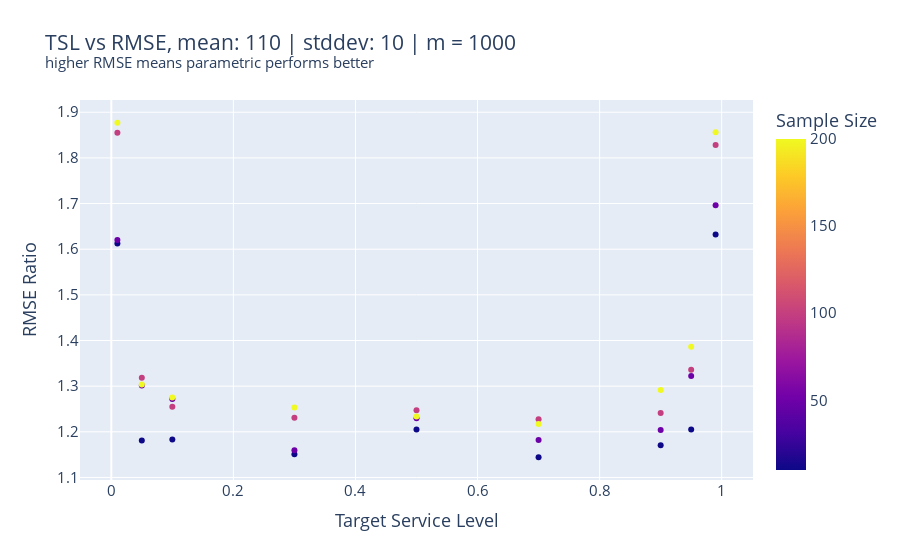
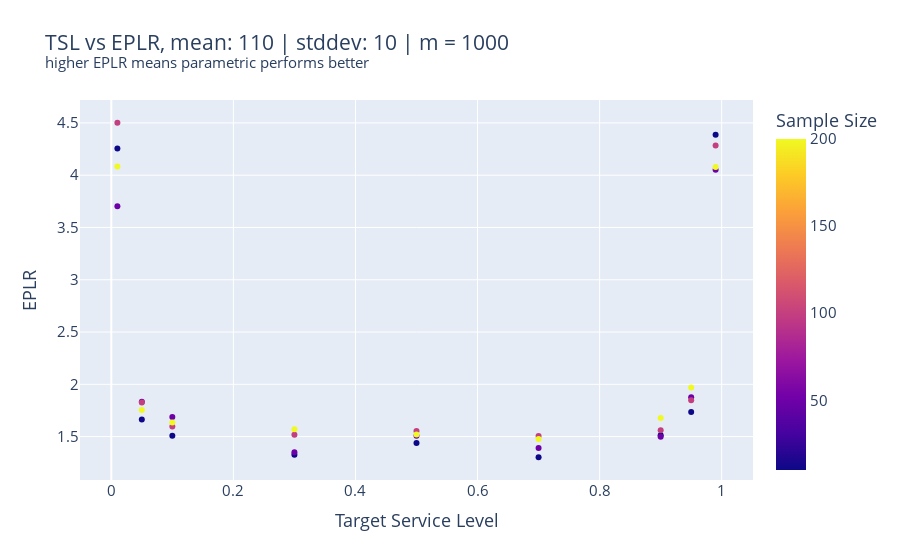

The notebook cell these images were saved under, in order:
### Code cell
fig = px.scatter(df, x='Target Service Level', y='RMSE Ratio', color="Sample Size", title="TSL vs RMSE, mean: {0} | stddev: {1} | m = {2}<br><sup>higher RMSE means parametric performs better</sup>".format(meanDemand, stdevDemand, numberOfMontecarloIterations))
fig.update_layout(font_size = 15)
#fig.write_image("Excercise part 3/RMSE-{0}-{1}.pdf".format(meanDemand, stdevDemand))
fig.show()

fig = px.scatter(df, x='Target Service Level', y='EPLR', color="Sample Size", title="TSL vs EPLR, mean: {0} | stddev: {1} | m = {2}<br><sup>higher EPLR means parametric performs better</sup>".format(meanDemand, stdevDemand, numberOfMontecarloIterations))
fig.update_layout(font_size = 15)
#fig.write_image("Excercise part 3/EPLR-{0}-{1}.pdf".format(meanDemand, stdevDemand))
fig.show()

### Figure 1 — Plotly figure (JSON) as saved in the notebook; plotly's stock layout.template omitted (floating-point values rounded to 4 significant figures)
{"data": [{"hovertemplate": "Target Service Level=%{x}<br>RMSE Ratio=%{y}<br>Sample Size=%{marker.color}<extra></extra>", "legendgroup": "", "marker": {"color": [10, 50, 100, 200, 10, 50, 100, 200, 10, 50, 100, 200, 10, 50, 100, 200, 10, 50, 100, 200, 10, 50, 100, 200, 10, 50, 100, 200, 10, 50, 100, 200, 10, 50, 100, 200], "coloraxis": "coloraxis", "symbol": "circle"}, "mode": "markers", "name": "", "orientation": "v", "showlegend": false, "type": "scatter", "x": [0.01, 0.01, 0.01, 0.01, 0.05, 0.05, 0.05, 0.05, 0.1, 0.1, 0.1, 0.1, 0.3, 0.3, 0.3, 0.3, 0.5, 0.5, 0.5, 0.5, 0.7, 0.7, 0.7, 0.7, 0.9, 0.9, 0.9, 0.9, 0.95, 0.95, 0.95, 0.95, 0.99, 0.99, 0.99, 0.99], "xaxis": "x", "y": [1.613, 1.62, 1.855, 1.877, 1.181, 1.301, 1.318, 1.303, 1.183, 1.272, 1.255, 1.275, 1.151, 1.16, 1.231, 1.253, 1.205, 1.23, 1.247, 1.233, 1.144, 1.182, 1.227, 1.217, 1.171, 1.204, 1.241, 1.292, 1.205, 1.322, 1.336, 1.386, 1.632, 1.696, 1.828, 1.856], "yaxis": "y"}], "layout": {"coloraxis": {"colorbar": {"title": {"text": "Sample Size"}}, "colorscale": [[0, "#0d0887"], [0.1111, "#46039f"], [0.2222, "#7201a8"], [0.3333, "#9c179e"], [0.4444, "#bd3786"], [0.5556, "#d8576b"], [0.6667, "#ed7953"], [0.7778, "#fb9f3a"], [0.8889, "#fdca26"], [1, "#f0f921"]]}, "font": {"size": 15}, "legend": {"tracegroupgap": 0}, "title": {"text": "TSL vs RMSE, mean: 110 | stddev: 10 | m = 1000<br><sup>higher RMSE means parametric performs better</sup>"}, "xaxis": {"anchor": "y", "domain": [0, 1], "title": {"text": "Target Service Level"}}, "yaxis": {"anchor": "x", "domain": [0, 1], "title": {"text": "RMSE Ratio"}}}}

### Figure 2 — Plotly figure (JSON) as saved in the notebook; plotly's stock layout.template omitted (floating-point values rounded to 4 significant figures)
{"data": [{"hovertemplate": "Target Service Level=%{x}<br>EPLR=%{y}<br>Sample Size=%{marker.color}<extra></extra>", "legendgroup": "", "marker": {"color": [10, 50, 100, 200, 10, 50, 100, 200, 10, 50, 100, 200, 10, 50, 100, 200, 10, 50, 100, 200, 10, 50, 100, 200, 10, 50, 100, 200, 10, 50, 100, 200, 10, 50, 100, 200], "coloraxis": "coloraxis", "symbol": "circle"}, "mode": "markers", "name": "", "orientation": "v", "showlegend": false, "type": "scatter", "x": [0.01, 0.01, 0.01, 0.01, 0.05, 0.05, 0.05, 0.05, 0.1, 0.1, 0.1, 0.1, 0.3, 0.3, 0.3, 0.3, 0.5, 0.5, 0.5, 0.5, 0.7, 0.7, 0.7, 0.7, 0.9, 0.9, 0.9, 0.9, 0.95, 0.95, 0.95, 0.95, 0.99, 0.99, 0.99, 0.99], "xaxis": "x", "y": [4.256, 3.703, 4.502, 4.084, 1.662, 1.833, 1.826, 1.754, 1.509, 1.687, 1.596, 1.634, 1.326, 1.35, 1.518, 1.569, 1.439, 1.509, 1.554, 1.521, 1.302, 1.39, 1.507, 1.477, 1.514, 1.498, 1.56, 1.677, 1.736, 1.875, 1.846, 1.969, 4.386, 4.052, 4.284, 4.078], "yaxis": "y"}], "layout": {"coloraxis": {"colorbar": {"title": {"text": "Sample Size"}}, "colorscale": [[0, "#0d0887"], [0.1111, "#46039f"], [0.2222, "#7201a8"], [0.3333, "#9c179e"], [0.4444, "#bd3786"], [0.5556, "#d8576b"], [0.6667, "#ed7953"], [0.7778, "#fb9f3a"], [0.8889, "#fdca26"], [1, "#f0f921"]]}, "font": {"size": 15}, "legend": {"tracegroupgap": 0}, "title": {"text": "TSL vs EPLR, mean: 110 | stddev: 10 | m = 1000<br><sup>higher EPLR means parametric performs better</sup>"}, "xaxis": {"anchor": "y", "domain": [0, 1], "title": {"text": "Target Service Level"}}, "yaxis": {"anchor": "x", "domain": [0, 1], "title": {"text": "EPLR"}}}}
